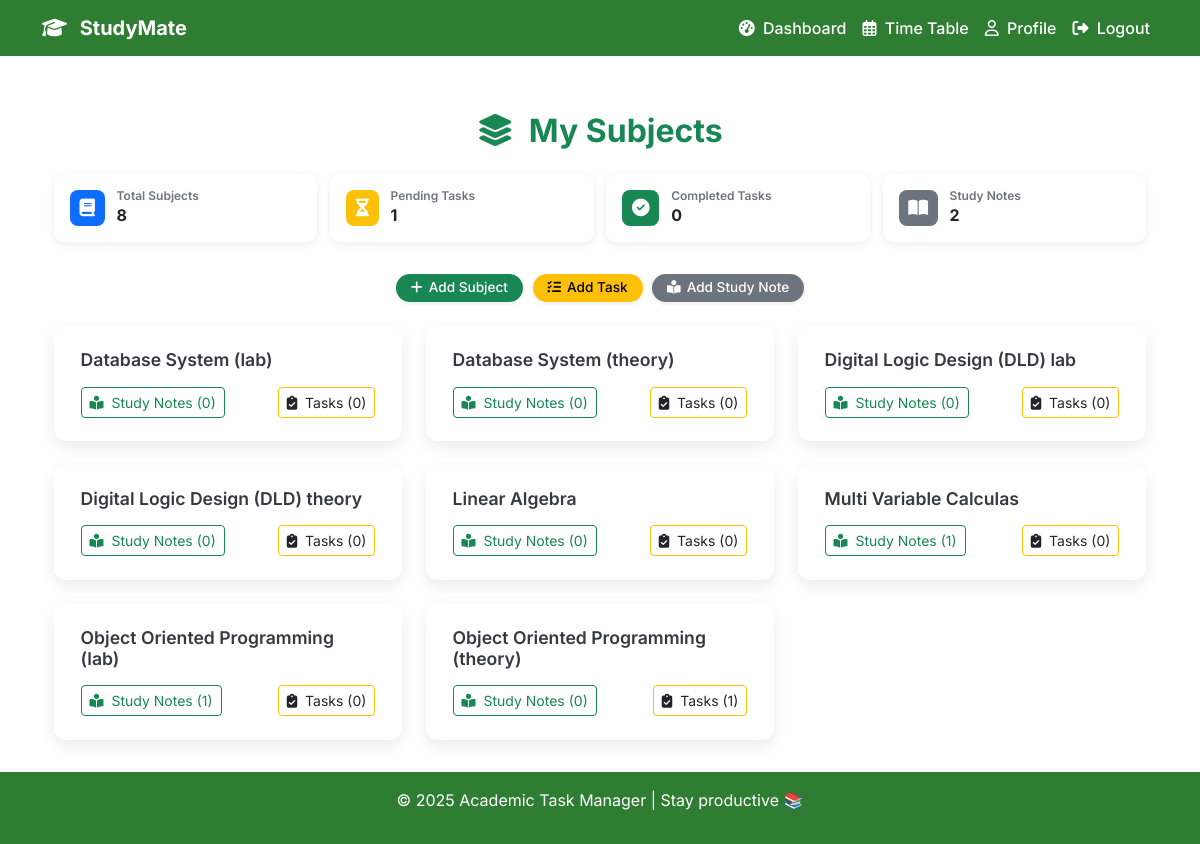
The app's page /dashboard/ (signed in), older data.
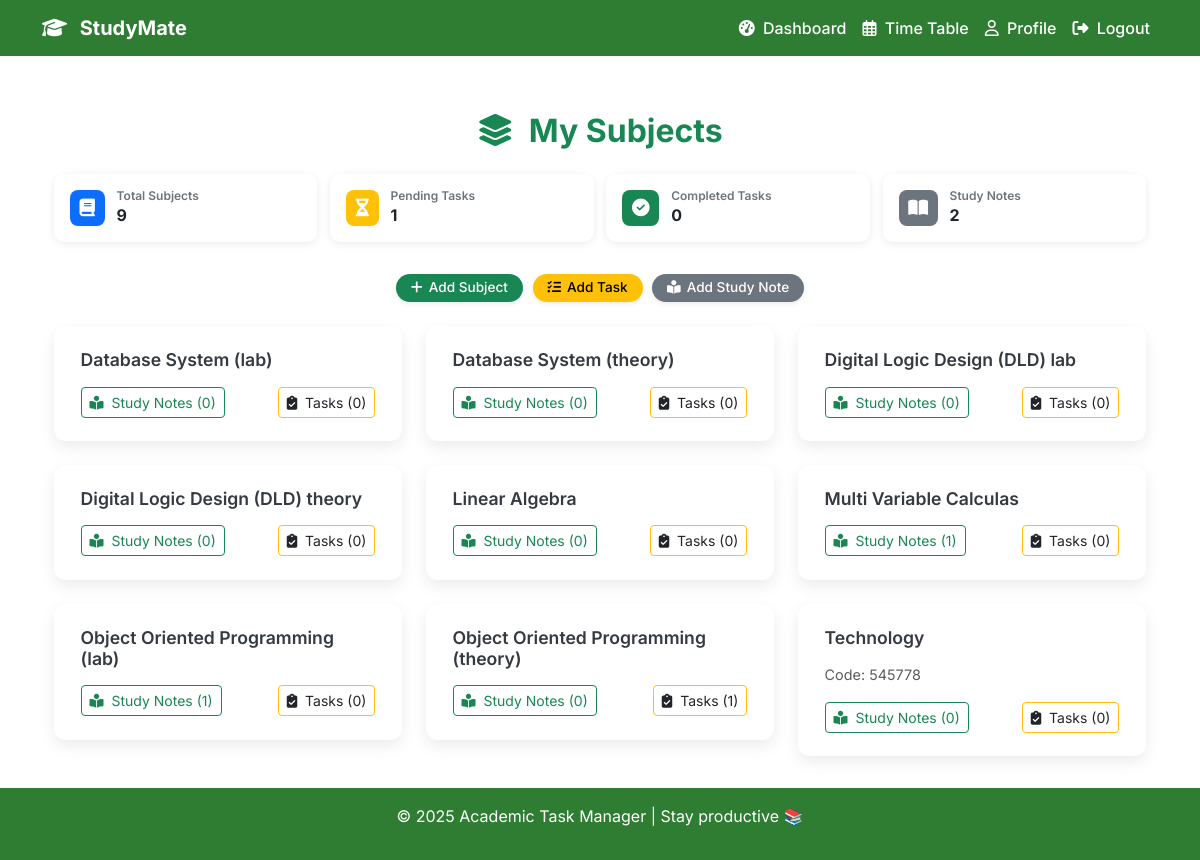
The same page, newer data.
### academy/models.py (models this page shows, shortened)
class Subject(models.Model):
    user = models.ForeignKey(
        settings.AUTH_USER_MODEL,
        on_delete=models.CASCADE,
        null=True,
        blank=True,
        help_text="Assign to a specific user (optional)"
    )
    name = models.CharField(max_length=50)
    course_code = models.CharField(max_length=20, null=True, blank=True)
    std_id = models.CharField(max_length=15, default="BSE-25S-006")
    semester = models.IntegerField(choices=SEMESTER_CHOICES, null=True, blank=True)

### academy/views.py (the view)
# urls.py: path("dashboard/", student_dashboard, name="student_dashboard"),
@login_required
def student_dashboard(request):
    user = request.user
    tasks_count = Task.objects.filter(user=request.user).count() or 0
    notes_count = LearningItem.objects.filter(user=request.user).count()  or 0
    timetable_count = TimeTable.objects.filter(user=request.user).count() or 0
    subjects = (
        Subject.objects
        .filter(semester=user.semester)
        .annotate(
            total_tasks=Count("task", distinct=True),  # total tasks related to this subject
            pending_tasks=Count("task", filter=Q(task__status="Pending")),
            completed_tasks=Count("task", filter=Q(task__status="Completed")),
            learning_items_count=Count("learning_items", distinct=True),  # uses related_name on LearningItem
        )
        .order_by("name")
    )
    task_pending_count = Task.objects.filter(user=user, status="Pending").count()
    task_completed_count = Task.objects.filter(user=user, status="Completed").count()
    learning_items_count = LearningItem.objects.filter(subject__semester=user.semester).count()
    context = {
        "subjects": subjects,
        "task_pending_count": task_pending_count,
        "task_completed_count": task_completed_count,
        "learning_items_count": learning_items_count,
        "tasks_count": tasks_count,
        "notes_count": notes_count,
        "timetable_count": timetable_count,
    }
    return render(request, "student_dashboard.html", context)

### templates/student_dashboard.html (shortened to what this page needs)
{% extends "base.html" %}
{% block content %}
<div class="container">
    <div class="dashboard-header">
        <h2 class="fw-bold text-success">
            <i class="fa-solid fa-layer-group me-2"></i> My Subjects
        </h2>
    </div>
    <div class="stats-row">
        <div class="stat-card stat-subjects">
            <div class="stat-icon"><i class="fa-solid fa-book"></i></div>
            <div class="stat-content">
                <h6>Total Subjects</h6>
                <p>{{ subjects.count }}</p>
            </div>
        </div>
        <div class="stat-card stat-pending">
            <div class="stat-icon"><i class="fa-solid fa-hourglass-half"></i></div>
            <div class="stat-content">
                <h6>Pending Tasks</h6>
                <p>{{ task_pending_count }}</p>
            </div>
        </div>
        <div class="stat-card stat-completed">
            <div class="stat-icon"><i class="fa-solid fa-check-circle"></i></div>
            <div class="stat-content">
                <h6>Completed Tasks</h6>
                <p>{{ task_completed_count }}</p>
            </div>
        </div>
        <div class="stat-card stat-notes">
            <div class="stat-icon"><i class="fa-solid fa-book-open"></i></div>
            <div class="stat-content">
                <h6>Study Notes</h6>
                <p>{{ learning_items_count }}</p>
            </div>
        </div>
    </div>
    <div class="action-badges">
        <a href="{% url 'add_subject' %}" class="badge text-bg-success">
            <i class="fa-solid fa-plus"></i> Add Subject
        </a>
        <a href="{% url 'add_task' %}" class="badge" style="background-color: #ffc107; color: #000;">
            <i class="fa-solid fa-tasks"></i> Add Task
        </a>
        <a href="{% url 'add_learning' %}" class="badge text-bg-secondary">
            <i class="fa-solid fa-book-open-reader"></i> Add Study Note
        </a>
    </div>
    {% if subjects %}
    <div class="row g-4">
        {% for subject in subjects %}
        <div class="col-md-6 col-lg-4">
            <div class="card subject-card">
                <div class="card-body">
                    <h5 class="card-title mb-3">{{ subject.name }}</h5>
                    {% if subject.course_code %}
                        <p class="text-muted mb-3">Code: {{ subject.course_code }}</p>
                    {% endif %}
                    <div class="d-flex justify-content-between">
                        <a href="{% url 'learning_items' subject.id %}" class="btn btn-sm btn-outline-success">
                            <i class="fa-solid fa-book-open-reader me-1"></i> Study Notes ({{ subject.learning_items_count|default:0 }})
                        </a>
                        <a href="{% url 'tasks' subject.id %}" class="btn btn-sm btn-outline-warning text-dark task_btn">
                            <i class="fa-solid fa-clipboard-check me-1" class="task-icon"></i> Tasks  ({{ subject.total_tasks|default:0 }})
                        </a>
                    </div>
                </div>
            </div>
        </div>
        {% endfor %}
    </div>
{% else %}
    <div class="text-center py-5">
        <div style="font-size: 3rem;" class="mb-3 text-muted">📭</div>
        <h5 class="text-muted">No subjects assigned for this semester.</h5>
    </div>
{% endif %}
</div>
{% endblock %}

Row changes from the older to the newer data that the page shows:
added Subject: name "Technology", course_code "545778", learning_items_count "0", total_tasks "0"
Text that changed along with them:
{{ subjects.count }}: "8" → "9"
